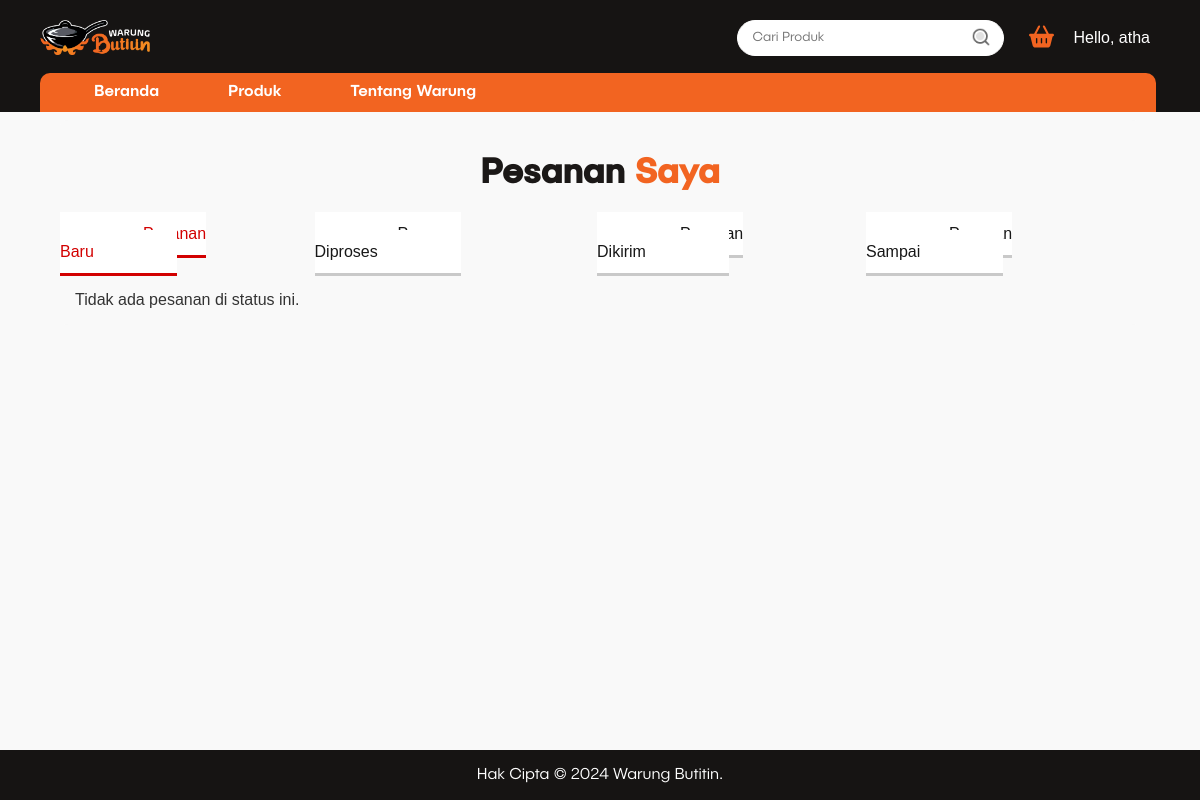
Screenshot of /pages/pesanan_saya.php (signed in) with the database file from the repository.
### tables this page shows
CREATE TABLE IF NOT EXISTS `notifications` (
  `id` int(11) NOT NULL AUTO_INCREMENT,
  `order_id` int(11) NOT NULL,
  `message` text NOT NULL,
  `status` enum('Belum Dibaca','Dibaca') DEFAULT 'Belum Dibaca',
  `created_at` timestamp NOT NULL DEFAULT current_timestamp(),
  `status_pesanan` varchar(255) DEFAULT NULL,
  PRIMARY KEY (`id`),
  KEY `notifications_ibfk_1` (`order_id`),
  CONSTRAINT `notifications_ibfk_1` FOREIGN KEY (`order_id`) REFERENCES `orders` (`id`)
);

CREATE TABLE IF NOT EXISTS `orders` (
  `id` int(11) NOT NULL AUTO_INCREMENT,
  `user_id` int(11) NOT NULL,
  `username` varchar(255) NOT NULL,
  `nomor_telepon` varchar(15) NOT NULL,
  `alamat` text NOT NULL,
  `status` enum('Pesanan Baru','Pesanan Diproses','Pesanan Dikirim','Pesanan Sampai') DEFAULT 'Pesanan Baru',
  `processed_by` enum('User','Admin') NOT NULL,
  `waktu_pemesanan` timestamp NOT NULL DEFAULT current_timestamp(),
  PRIMARY KEY (`id`),
  KEY `user_id` (`user_id`),
  CONSTRAINT `orders_ibfk_1` FOREIGN KEY (`user_id`) REFERENCES `users` (`id`)
);

### pages/pesanan_saya.php (the view, shortened to what this page needs)
<?php
$userID = $_SESSION['user_id'];
$host = '127.0.0.1';
$dbname = 'warungbutitin';
$username = 'root';
$password = '';
try {
    $pdo = new PDO("mysql:host=$host;dbname=$dbname;charset=utf8mb4", $username, $password);
    $pdo->setAttribute(PDO::ATTR_ERRMODE, PDO::ERRMODE_EXCEPTION);
} catch (PDOException $e) {
    die("Koneksi database gagal: " . $e->getMessage());
}
$statuses = ['Pesanan Baru', 'Pesanan Diproses', 'Pesanan Dikirim', 'Pesanan Sampai'];
$orders = [];
foreach ($statuses as $status) {
    $stmt = $pdo->prepare("
    SELECT o.id AS order_id,
           GROUP_CONCAT(oi.product_id) AS product_ids,
           GROUP_CONCAT(oi.jumlah) AS jumlahs,
           GROUP_CONCAT(oi.harga) AS harga,
           GROUP_CONCAT(p.image) AS gambar_produk,
           GROUP_CONCAT(p.name) AS nama_produk,
           DATE_FORMAT(o.waktu_pemesanan, '%Y-%m-%d %H:%i:%s') AS waktu_pemesanan,
           o.status,
           SUM(oi.harga * oi.jumlah) AS total_harga
    FROM orders o
    LEFT JOIN order_items oi ON o.id = oi.order_id
    LEFT JOIN products p ON oi.product_id = p.id
    WHERE o.user_id = :user_id AND o.status = :status
    GROUP BY o.id, o.status, o.waktu_pemesanan
    ORDER BY o.waktu_pemesanan DESC
    ");
    $stmt->execute(['user_id' => $userID, 'status' => $status]);
    $orders[$status] = $stmt->fetchAll(PDO::FETCH_ASSOC);
}
?>
<!DOCTYPE html>
<html lang="id">
<head>
    <?php include_once "../includes/header.php"; ?>
</head>
<body>
    <div class="container">
    <h1>
        <span class="word1">Pesanan</span>
        <span class="word2">Saya</span>
    </h1>
        <div class="tabs">
            <ul class="tab-list">
                <?php foreach ($statuses as $status): ?>
                    <li><a href="#tab-<?= str_replace(' ', '-', strtolower($status)) ?>" class="<?= $status === $statuses[0] ? 'active' : '' ?>"><?= $status ?></a></li>
                <?php endforeach; ?>
            </ul>
            <div class="tab-content">
                <?php foreach ($statuses as $status): ?>
                    <div id="tab-<?= str_replace(' ', '-', strtolower($status)) ?>" class="tab-pane <?= $status === $statuses[0] ? 'active' : '' ?>">
                        <?php if (!empty($orders[$status])): ?>
                            <ul class="order-list">
    <?php foreach ($orders[$status] as $order): ?>
        <li>
            <div>
                <?php
                    $productIds = explode(',', $order['product_ids']);
                    $jumlahs = explode(',', $order['jumlahs']);
                    $hargas = explode(',', $order['harga']);
                    $gambarProduks = explode(',', $order['gambar_produk']);
                    $namaProduks = explode(',', $order['nama_produk']);
                    $totalHarga = number_format($order['total_harga'], 0, ',', '.');
                ?>
                <div class="order-item">
    <div class="status">
        <strong>Status:</strong> <?= $order['status'] ?><br>
    </div>
    <?php foreach ($productIds as $index => $productId): ?>
        <div class="product-item">
            <img src="../assets/images/<?= $gambarProduks[$index] ?>" alt="Produk" class="order-image">
            <div class="product-details">
                <div class="product-name">
                <strong><?= $namaProduks[$index] ?></strong><br>
                    <?= "x{$jumlahs[$index]}" ?><br>
                </div>
                <div class="product-price">
                    <?= "Rp " . number_format($hargas[$index], 0, ',', '.') ?><br>
                </div>
            </div>
        </div>
        <hr>
    <?php endforeach; ?>
    <div class="order-summary">
    <span class="order-date">
        <?= date('d-m-Y', strtotime($order['waktu_pemesanan'])) ?>
    </span>
    <span class="order-total">
        <strong>Total Harga:</strong> Rp <?= $totalHarga ?>
    </span>
</div>
<div class="wa-container">
    <span class="wa-text">
        <?php if ($order['status'] === 'Pesanan Diproses'): ?>
            Pesanan sedang diproses, mohon ditunggu.
        <?php elseif ($order['status'] === 'Pesanan Dikirim'): ?>
            Jika pesanan sudah sampai, tolong klik 'Pesanan Diterima'.
        <?php elseif ($order['status'] === 'Pesanan Sampai'): ?>
            Silahkan beri nilai untuk produk kami.
        <?php else: ?>
            Silahkan chat WhatsApp jika pesanan belum diproses.
        <?php endif; ?>
    </span>
    <?php if ($order['status'] === 'Pesanan Dikirim'): ?>
        <form method="POST">
            <input type="hidden" name="order_id" value="<?= $order['order_id'] ?>">
            <button type="submit" name="update_status" class="btn-accept">Pesanan Diterima</button>
        </form>
    <?php endif; ?>
    <?php if ($order['status'] === 'Pesanan Sampai'): ?>
        <a href="rate_product.php?order_id=<?= $order['order_id'] ?>">
    <button class="btn-rate">Nilai Pesanan</button>
</a>
    <?php else: ?>
        <a href="https://wa.me/6285158925502?text=<?= urlencode("Apakah pesanan saya sudah diproses? Pesanan ID: {$order['order_id']}") ?>" target="_blank">
            <button>Chat WhatsApp</button>
        </a>
    <?php endif; ?>
</div>
</div>
        </li>
    <?php endforeach; ?>
</ul>
<?php else: ?>
    <p class="no-orders-message">Tidak ada pesanan di status ini.</p>
<?php endif; ?>
                    </div>
                <?php endforeach; ?>
            </div>
        </div>
    </div>
</body>
</html>
<?php
include_once "../includes/footer.php";
?>

### includes/header.php (style rules this page uses)
body { margin: 0; padding: 0; font-family: Arial, sans-serif; }
a { color: white; text-decoration: none; margin-right: 10px; margin-bottom: 0px; }

### pages/pesanan_saya.php (style rules this page uses)
body { font-family: Arial, sans-serif; background-color: #f9f9f9; margin: 0; margin-top: 100px; padding: 0; padding-top: 10px; }
.container { width: 90%; margin: 120px auto; background: #f9f9f9; border-radius: 8px; padding-top: 10px; }
h1, h2 { text-align: center; color: #333; margin-bottom: 30px; }
.tabs { margin-bottom: 0px; }
.tab-list { list-style: none; display: flex; justify-content: center; padding: 0; margin-bottom: 30px; }
.tab-list a { text-decoration: none; padding: 13px 83px; background: #fff; color: #171717; transition: background 0.3s; margin: 0; border-bottom: 3px solid #C9C9C9; }
.tab-list a.active { color: #D20000; border-bottom: 3px solid #D20000; }
.tab-content .tab-pane { display: none; margin-top: 20px; }
.tab-content .tab-pane.active { display: block; }
.container h1 { font-family: 'PublicaSans-Medium', sans-serif; font-size: 35px; }
.word1 { font-size: 35px; color: #1B1817; }
.word2 { color: #F26421; }
.no-orders-message { margin-left: 15px; font-size: 16px; color: #333; }

### includes/footer.php (style rules this page uses)
html, body { margin: 0; padding: 0; height: 100%; display: flex; flex-direction: column; }

### rows the page displays
notifications: status_pesanan "Pesanan Diproses"
orders: status "Pesanan Dikirim"

### other values shown
$_SESSION['username'] "atha"
$status "Pesanan Baru"
$status "Pesanan Sampai"
